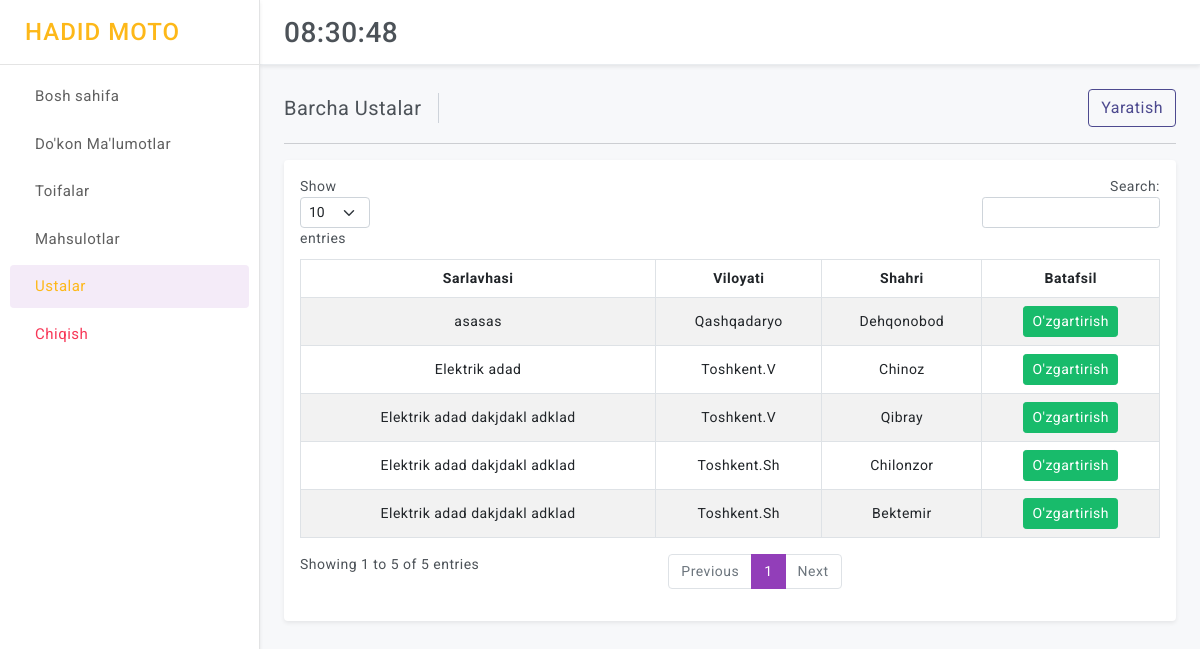
The app's page /sklad/masters/ (signed in) with its own data.
### control/models.py (models this page shows, shortened)
class Master(models.Model):
    region = models.ForeignKey(Region, on_delete=models.SET_NULL, null=True, blank=True)
    district = models.ForeignKey(District, on_delete=models.SET_NULL, null=True, blank=True)
    title = models.CharField(max_length=250)
    subtitle = models.CharField(max_length=250)
    sub_city = models.CharField(max_length=225, null=True, blank=True)
    number_first = models.CharField(max_length=100, null=True, blank=True)
    number_second = models.CharField(max_length=100, null=True, blank=True)
    image = ResizedImageField(size=[200, 200], quality=100, upload_to="master/", null=True, blank=True)
    region_name = models.CharField(max_length=225, null=True, blank=True)
    district_name = models.CharField(max_length=225, null=True, blank=True)

### control/views.py (the view)
# urls.py: path("masters/", views.control_masters_all, name="control_masters_all"),
@login_required(login_url='login')
def control_masters_all(request):
    masters = Master.objects.all()
    regions = Region.objects.all()
    districts = District.objects.all()
    context = {
        "base": base_context(request=request),
        "masters":masters,
        "districts":districts,
        "regions":regions,
    }
    return render(request, "control/masters/all.html", context)

### control/views.py (called while the page is built)
def base_context(request):
    try:
        code = request.build_absolute_uri().split('?')[1]
    except:
        code = None
    context = {
        "code": code
    }
    return context

### templates/control/masters/all.html (shortened to what this page needs)
{% extends 'control/base.html' %}
{% load static %}
      {% block page_title %}Barcha Ustalar{% endblock page_title %}
      {% block add %}
      <div class="ms-auto d-block">
        <div class="btn-group">
          <a href="{% url 'control_master_add' %}" class="btn btn-outline-primary d-block">Yaratish</a>
        </div>
      </div>
      {% endblock add %}
    {% block content %}
          <div class="card">
              <div class="card-body">
                  <div class="table-responsive">
                      <table id="example" class="table table-striped table-bordered" style="width:100%">
                          <thead>
                              <tr class="text-center">
                                  <th>Sarlavhasi</xth>
                                  <th>Viloyati</th>
                                  <th>Shahri</th>
                                  <th>Batafsil</th>
                              </tr>
                          </thead>
                          <tbody>
                              {% for master in masters %}
                              <tr style="vertical-align: middle; text-align: center;">
                                  <td>{{ master.title }}</td>
                                  <td>{{ master.region_name }}</td>
                                  <td>{{ master.district_name }}</td>
                                  <td><a href="{% url 'control_master_detail' master.id %}" class="btn btn-success btn-sm"> O'zgartirish </a></td>
                              </tr>
                              {% endfor %}
                          </tbody>
                      </table>
                  </div>
              </div>
          </div>
    {% endblock content %}

### core/static/control/assets/css/style.css (style rules this page uses)
body { color: #4c5258; font-size: 14px; letter-spacing: .5px; background-color: #f7f8fa; overflow-x: hidden; font-family: Roboto, sans-serif; }
a { text-decoration: none; }
::placeholder { opacity: 0.5 !important; }
.table-responsive { white-space: nowrap; }

### templates/control/base.html (style rules this page uses)
.table-responsive { overflow-x: hidden; }

### records on screen
Master: title "Elektrik adad", region_name "Toshkent.V", district_name "Chinoz"
Master: title "Elektrik adad dakjdakl adklad", region_name "Toshkent.V", district_name "Qibray"
Master: title "Elektrik adad dakjdakl adklad", region_name "Toshkent.Sh", district_name "Chilonzor"
Master: title "Elektrik adad dakjdakl adklad", region_name "Toshkent.Sh", district_name "Bektemir"
Master: title "asasas", region_name "Qashqadaryo", district_name "Dehqonobod"
